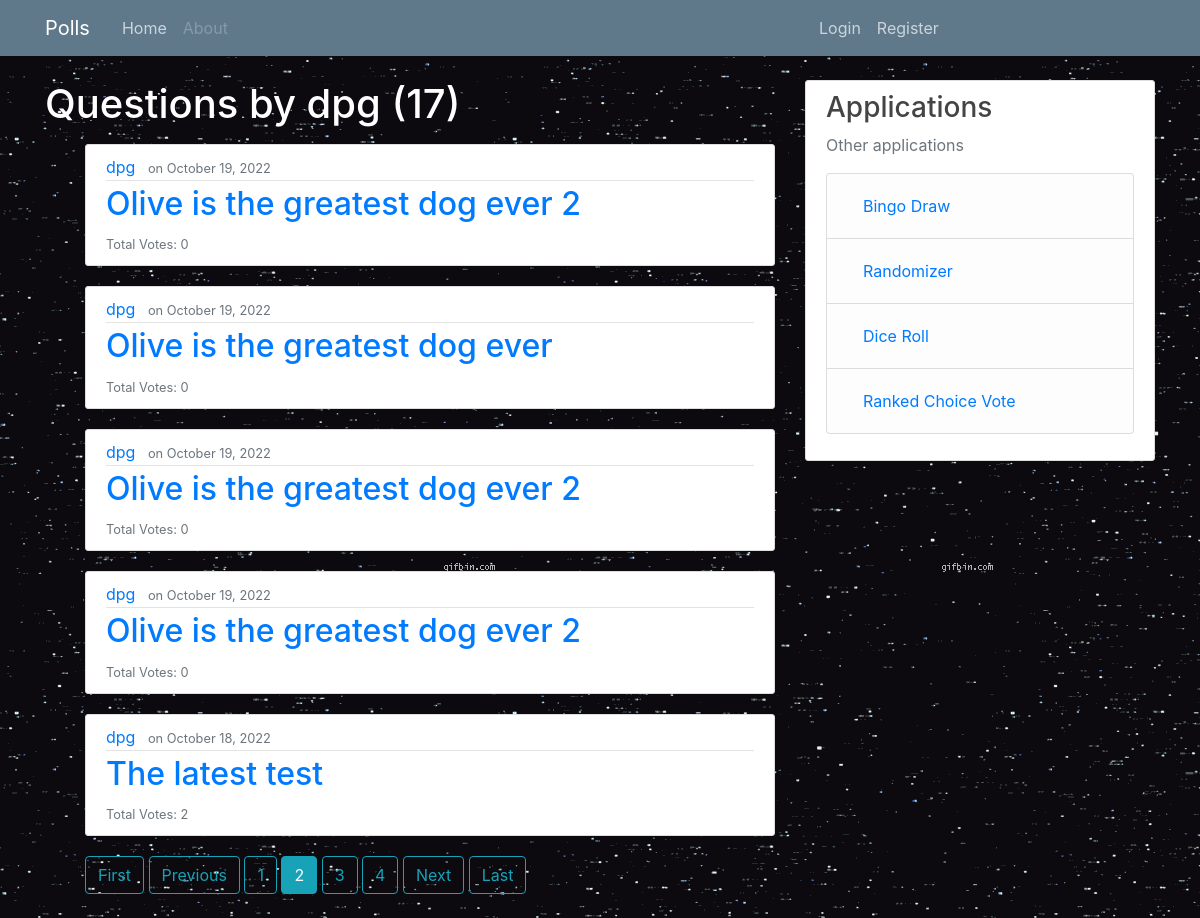
/polls/dpg?page=2, run on the app's committed database.
### polls/models.py (models this page shows, shortened)
class Question(models.Model):
    question_text = models.CharField(max_length=200)
    pub_date = models.DateTimeField('date published')
    author = models.ForeignKey(User, on_delete=models.CASCADE)
    def total_votes(self):
        total = 0
        for x in self.choices.all():
            total += x.votes
        return total

class Choice(models.Model):
    question = models.ForeignKey(Question, related_name='choices', on_delete=models.CASCADE)
    choice_text = models.CharField(max_length=200)
    votes = models.IntegerField(default=0)

### polls/views.py (the view)
# urls.py: path('<str:username>', views.UserPollListView.as_view(), name='user-polls'),
class UserPollListView(generic.ListView):
    model = Question
    template_name = 'polls/user_polls.html'
    context_object_name = 'user_polls_list'
    paginate_by = 5
    def get_queryset(self):
        user = get_object_or_404(User, username=self.kwargs.get('username'))
        return Question.objects.filter(
            pub_date__lte=timezone.now(), author=user
        ).order_by('-pub_date')

### polls/templates/polls/user_polls.html
{% extends "polls/base.html" %}
{% block content %}
    <h1 class="mb-3">Questions by {{ view.kwargs.username }} ({{ page_obj.paginator.count }})</h1>
    {% if user_polls_list %}
        <ul>
        {% for question in user_polls_list %}
            <article class="media content-section">
              <div class="media-body">
                <div class="article-metadata">
                  <a class="mr-2" href="{% url 'polls:user-polls' question.author.username %}">{{ question.author }}</a>
                  <small class="text-muted">on {{ question.pub_date|date:"F d, Y" }}</small>
                </div>
                <h2><a href="{% url 'polls:detail' question.id %}">{{ question.question_text }}</a></h2>
                <small class="text-muted">Total Votes: {{ question.total_votes }}</small>
              </div>
            </article>
        {% endfor %}
        {% if is_paginated %}
            {% if page_obj.has_previous %}
                <a class="btn btn-outline-info mb-4" href="?page=1">First</a>
                <a class="btn btn-outline-info mb-4" href="?page={{ page_obj.previous_page_number }}">Previous</a>
            {% endif %}
            {% for num in page_obj.paginator.page_range %}
                {% if page_obj.number == num %}
                    <a class="btn btn-info mb-4" href="?page={{ num }}">{{ num }}</a>
                {% elif num > page_obj.number|add:'-3' and num < page_obj.number|add:'+3' %}
                    <a class="btn btn-outline-info mb-4" href="?page={{ num }}">{{ num }}</a>
                {% endif %}
            {% endfor %}
            {% if page_obj.has_next %}
                <a class="btn btn-outline-info mb-4" href="?page={{ page_obj.next_page_number }}">Next</a>
                <a class="btn btn-outline-info mb-4" href="?page={{ page_obj.paginator.num_pages }}">Last</a>
            {% endif %}
        {% endif %}
        </ul>
    {% else %}
        <article class="media content-section">
          <div class="media-body">
            <h2>No polls are available.</h2>
          </div>
        </article>
    {% endif %}
{% endblock content %}

### polls/static/polls/style.css (style rules this page uses)
body { background: black url("images/background.gif") repeat; color: #333333; margin-top: 5rem; }
h1, h2, h3, h4, h5, h6 { color: #444444; }
h1 { color: white; }
ul { margin: 0; }
.content-section { background: #ffffff; padding: 10px 20px; border: 1px solid #dddddd; border-radius: 3px; margin-bottom: 20px; }
.article-metadata { padding-bottom: 1px; margin-bottom: 4px; border-bottom: 1px solid #e3e3e3 }

### data on the page
Question: author "dpg", pub_date "October 19, 2022", question_text "Olive is the greatest dog ever 2", total_votes "0"
Question: author "dpg", pub_date "October 19, 2022", question_text "Olive is the greatest dog ever", total_votes "0"
Question: author "dpg", pub_date "October 19, 2022", question_text "Olive is the greatest dog ever 2", total_votes "0"
Question: author "dpg", pub_date "October 19, 2022", question_text "Olive is the greatest dog ever 2", total_votes "0"
Question: author "dpg", pub_date "October 18, 2022", question_text "The latest test", total_votes "2"

### other printed values
{{ view.kwargs.username }} "dpg"
{{ page_obj.paginator.count }} "17"
{{ num }} "1" "3" "4"
{{ num }} "2"
